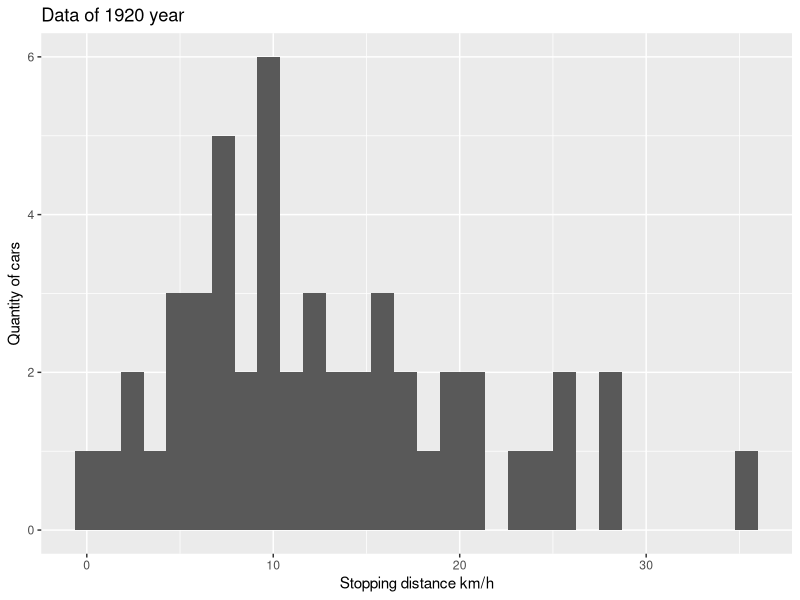
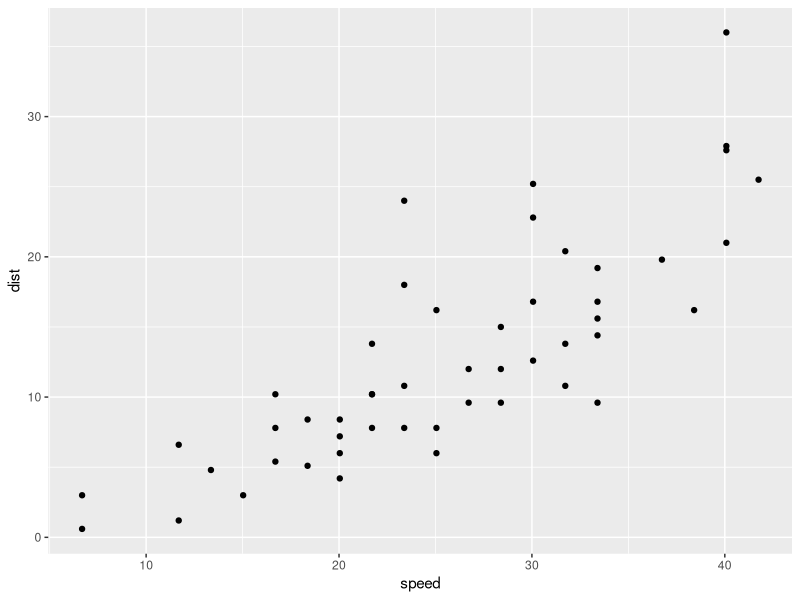
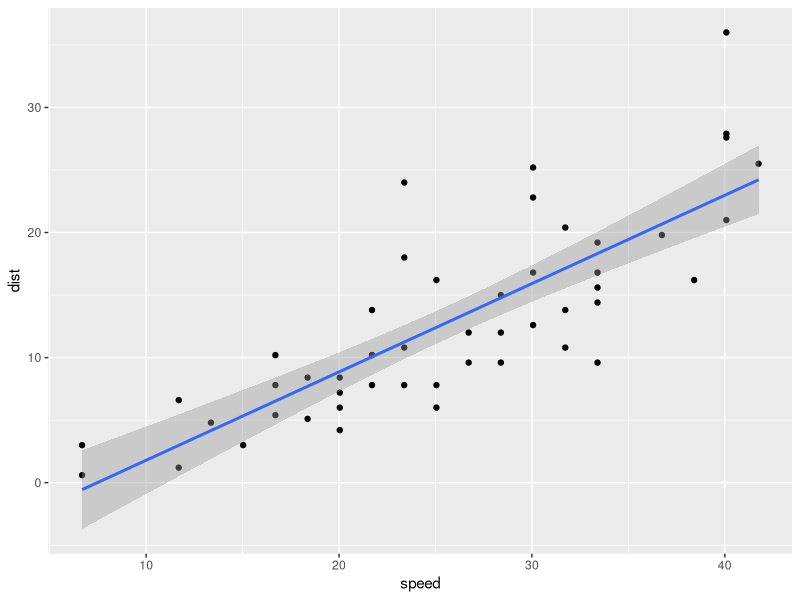
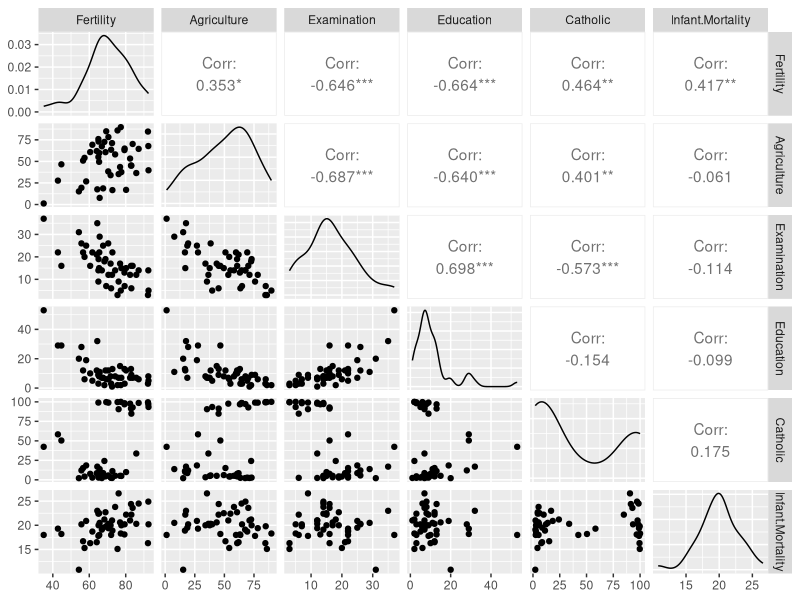

These figures' R source, in order:
library("psych")
library("dplyr")
library("ggplot2")
library("GGally")

d <- cars
glimpse(d)
help(cars)
head(d)
tail(d)
describe(d)
ncol(d)
nrow(d)
str(d)

d2 <- mutate(d, speed=1.67*speed, dist=0.3*dist, ratio=dist/speed)
glimpse(d2)
qplot(data=d2, dist,xlab="Stopping distance km/h", ylab="Quantity of cars", main="Data of 1920 year")
qplot(data=d2, speed, dist)
model <- lm(data=d2, dist~speed)
model

beta_hat <- coef(model)
beta_hat
eps_hat <- residuals(model)
eps_hat
y <- d2$dist
y
y_hat <- fitted(model)
y_hat
RSS <- deviance(model)
RSS
TSS <- sum((y-mean(y))^2)
TSS
ESS <- TSS - RSS
ESS
R2 <- ESS/TSS
R2
cor(y, y_hat)^2
X <- model.matrix(model)
X

nd <- data.frame(speed=c(40,60))
nd
predict(model, nd)

qplot(data=d2, speed, dist) + stat_smooth(method="lm")

t <- swiss
help(swiss)
glimpse(t)
describe(t)
ggpairs(t)

model2 <- lm(data=t, Fertility~Agriculture+Education+Catholic)
coef(model2)
fitted(model2)
residuals(model2)
deviance(model2)

report <- summary(model2)
report

report$r.squared

cor(t$Fertility, fitted(model2))^2

nd2 <- data.frame(Agriculture=0.5, Catholic=0.5, Education=20)
predict(model2, nd2)
